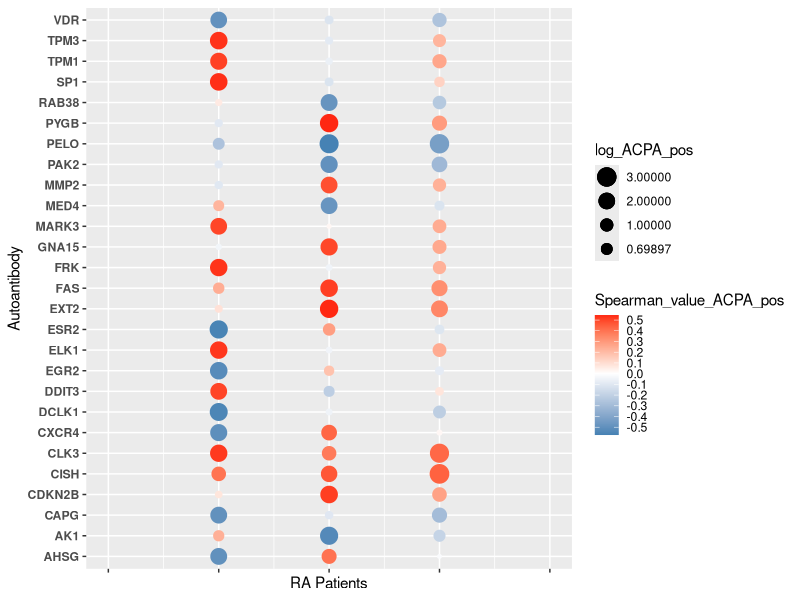
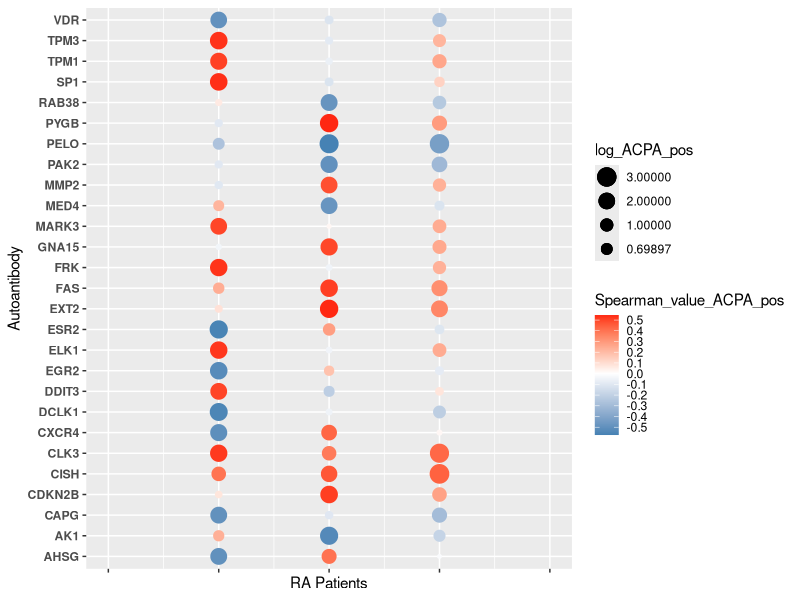

Reproduce these figures in R, in order.

library("ggpubr")
library("ggplot2")
library("dplyr")
library("RColorBrewer")
library("reshape2")

#read in the quantile normalized data
quantile_df <- read.csv("../data/quantile_for_CDAI_scatterplots.csv")
cdai_df2 <- read.csv("../data/patient_info_table_v3.csv", header = TRUE)



print(cdai_df2$Sample_ID == quantile_df$Sample_ID)


#get number of features
num_features1 <- ncol(quantile_df)-2
num_patients <- dim(quantile_df)[1]


#get feature names
feature_name_df <- colnames(quantile_df[1:num_features1])
#make a dataframe to hold the results
spearman_values_df <- as.data.frame(matrix(data = 0, nrow = num_features1, ncol = 3))
spearman_values_df[1:num_features1,1] <- feature_name_df
colnames(spearman_values_df) <- cbind("Autoantibody", "Spearman_value_all_RA", "P_value_all_RA")
#View(spearman_values_df)
#calculate spearman correlations

feature1 <- cdai_df2$CDAI
#View(feature1)
for (i in 1:num_features1) {
  feature2 <- quantile_df[1:num_patients, i]
  pearson_value <- cor.test(feature1, feature2, method = "spearman")[4]
  spearman_values_df[i,2] <- pearson_value
  pval <- cor.test(feature1, feature2, method = "spearman")[3]
  spearman_values_df[i,3] <- pval
}
#View(spearman_values_df)


#Now split ACPA+ and ACPA-  groups
ACPA_pos_df <- filter(quantile_df, quantile_df$Study_group == 'ACPA_positive_RA')
#View(ACPA_pos_df)
ACPA_neg_df <- filter(quantile_df, quantile_df$Study_group == 'ACPA_negative_RA')
#View(ACPA_neg_df)

ACPA_pos_CDAI <- filter(cdai_df2, cdai_df2$Study_group == 'ACPA_positive_RA')
#View(ACPA_pos_CDAI)
ACPA_neg_CDAI <- filter(cdai_df2, cdai_df2$Study_group == 'ACPA_negative_RA')
#View(ACPA_neg_CDAI)

ACPA_pos_df <- ACPA_pos_df[order(ACPA_pos_df$Sample_ID),]
#View(ACPA_pos_df)
ACPA_pos_CDAI <- ACPA_pos_CDAI[order(ACPA_pos_CDAI$Sample_ID),]
#View(ACPA_pos_CDAI)
print(ACPA_pos_df$Sample_ID == ACPA_pos_CDAI$Sample_ID)

#Now do the same for ACPA-negative
ACPA_neg_df <- ACPA_neg_df[order(ACPA_neg_df$Sample_ID),]
#View(ACPA_neg_df)
ACPA_neg_CDAI <- ACPA_neg_CDAI[order(ACPA_neg_CDAI$Sample_ID),]
#View(ACPA_neg_CDAI)
print(ACPA_neg_df$Sample_ID == ACPA_neg_CDAI$Sample_ID)

#get number of samples for ACPA+ and ACPA-
num_pos <- dim(ACPA_pos_CDAI)[1]
print("number of ACPA positive")
print(num_pos)
num_neg <- dim(ACPA_neg_CDAI)[1]
print("number of ACPA negative")
print(num_neg)


#Make a data frame to hold the values
ACPA_pos_spearman <- as.data.frame(matrix(data = 0, nrow = num_features1, ncol = 3))
ACPA_pos_spearman[1:num_features1,1] <- feature_name_df
colnames(ACPA_pos_spearman) <- cbind("Autoantibody", "Spearman_value_ACPA_pos", "P_value_ACPA_pos")
#View(ACPA_pos_spearman)
feature1 <- ACPA_pos_CDAI$CDAI
for (i in 1:num_features1) {
  feature2 <- ACPA_pos_df[1:num_pos, i]
  spearman_val <- cor.test(feature1, feature2, method = "spearman")[4]
  ACPA_pos_spearman[i,2] <- spearman_val
  p_val <- cor.test(feature1, feature2, method = "spearman")[3]
  ACPA_pos_spearman[i,3] <- p_val
}
#View(ACPA_pos_spearman)


#Now do the same for ACPA-negative
ACPA_neg_spearman <- as.data.frame(matrix(data = 0, nrow = num_features1, ncol = 3))
ACPA_neg_spearman[1:num_features1,1] <- feature_name_df
colnames(ACPA_neg_spearman) <- cbind("Autoantibody", "Spearman_value_ACPA_neg", "P_value_ACPA_neg")
#View(ACPA_neg_spearman)

feature1 <- ACPA_neg_CDAI$CDAI
for (i in 1:num_features1) {
  feature2 <- ACPA_neg_df[1:num_neg, i]
  spearman_val <- cor.test(feature1, feature2, method = "spearman")[4]
  ACPA_neg_spearman[i,2] <- spearman_val
  p_val <- cor.test(feature1, feature2, method = "spearman")[3]
  ACPA_neg_spearman[i,3] <- p_val
}
#View(ACPA_neg_spearman)


#combine the results of the three datasets
all_spearman_results <- cbind(spearman_values_df, ACPA_pos_spearman[1:num_features1,2:3], ACPA_neg_spearman[1:num_features1,2:3])
#View(all_spearman_results)

#now get those that have a p value less than 0.01
all_spearman_sig_pvals <- filter(all_spearman_results, all_spearman_results$`P_value_all_RA` < 0.01 | all_spearman_results$`P_value_ACPA_pos` < 0.01 | all_spearman_results$`P_value_ACPA_neg` < 0.01)
#View(all_spearman_sig_pvals)


#now remove those that have a spearman value less than 0.4 and greater than -0.4
all_significant_spearman_and_pvals <- filter(all_spearman_sig_pvals, (all_spearman_sig_pvals$Spearman_value_all_RA > 0.4 & all_spearman_sig_pvals$`P_value_all_RA` < 0.01) | (all_spearman_sig_pvals$Spearman_value_all_RA < -0.4 & all_spearman_sig_pvals$`P_value_all_RA` < 0.01)| (all_spearman_sig_pvals$Spearman_value_ACPA_pos > 0.4 & all_spearman_sig_pvals$`P_value_ACPA_pos` < 0.01 ) | 
(all_spearman_sig_pvals$Spearman_value_ACPA_pos < -0.4 & all_spearman_sig_pvals$`P_value_ACPA_pos` < 0.01) | 
(all_spearman_sig_pvals$Spearman_value_ACPA_neg > 0.4 & all_spearman_sig_pvals$`P_value_ACPA_neg` < 0.01) | (all_spearman_sig_pvals$Spearman_value_ACPA_neg < -0.4 & all_spearman_sig_pvals$`P_value_ACPA_neg` < 0.01))
#View(all_significant_spearman_and_pvals)


temp_df2 <- data.frame(all_significant_spearman_and_pvals)
temp_df2$log_all_RA <- -log10(temp_df2$P_value_all_RA)
temp_df2$log_ACPA_pos <- -log10(temp_df2$P_value_ACPA_pos)
temp_df2$log_ACPA_neg <- -log10(temp_df2$P_value_ACPA_neg)
temp_df2$ACPA_neg <- 1.5
temp_df2$ACPA_pos <- 2
temp_df2$All_RA <- 2.5

#Order of samples: ACPA+, ACPA-  , ALL RA
bubble_plot1 <- ggplot()+geom_point(data = temp_df2, aes(y = Autoantibody, x=ACPA_pos, colour = Spearman_value_ACPA_pos, size=log_ACPA_pos )) + geom_point(data = temp_df2, aes(y = Autoantibody, x=ACPA_neg, colour = Spearman_value_ACPA_neg, size=log_ACPA_neg ))+geom_point(data = temp_df2, aes(y = Autoantibody, x=All_RA, colour = Spearman_value_all_RA, size=log_all_RA ))+ xlim(1,3) + 
  scale_colour_gradient2(low = "steelblue", mid = "white",high = "red", breaks = c(-0.5,-0.4,-0.3,-0.2,-0.1,0,0.1,0.2,0.3,0.4,0.5))+scale_size_continuous(breaks = c((-log10(0.001)),(-log10(0.01)),(-log10(0.1)), (-log10(0.2))))+ theme(axis.text.x=element_blank(),axis.text = element_text(face="bold"))+xlab("RA Patients")
bubble_plot1

pdf('../output/Bubble_plot.pdf')
bubble_plot1
dev.off()








